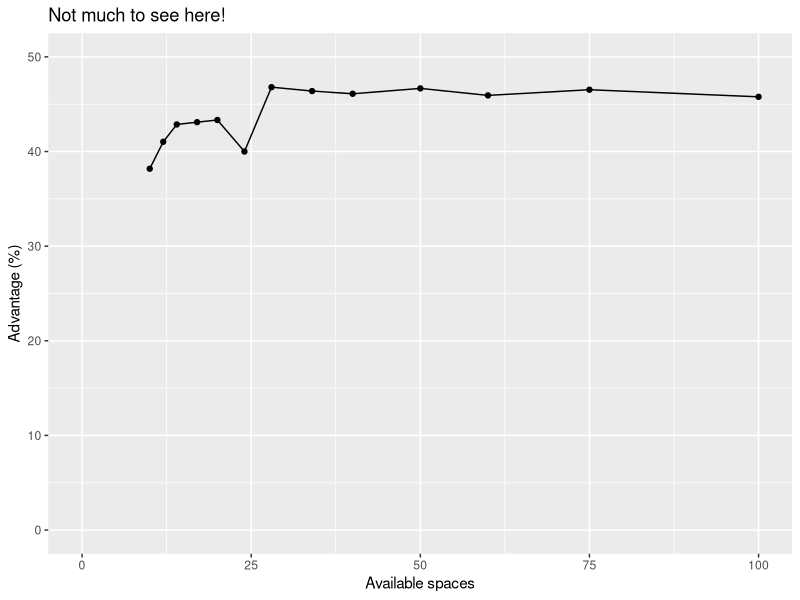
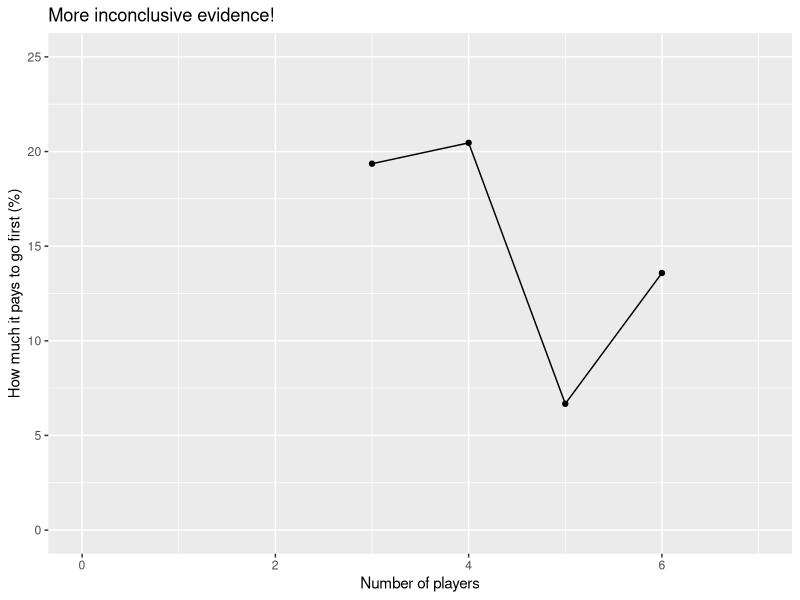

Generate these figures, in order, with R:
library(ggplot2)

df <- data.frame(spaces = c(10, 12, 14, 17, 20, 24, 28, 34, 40, 50, 60, 75, 100),
                 advantage = c(38.18, 41.03, 42.86, 43.1, 43.33, 40, 46.8, 46.39, 46.1, 46.67, 45.93, 46.53, 45.78))

ggplot(df,
       aes(x = spaces,
           y = advantage)) + 
  geom_point() +
  geom_line() +
  xlim(0, 100) + 
  ylim(0, 50) + 
  ylab("Advantage (%)") +
  xlab("Available spaces") +
  ggtitle("Not much to see here!")


df2 <- data.frame(n_players = c(3, 4, 5, 6),
                  advantage = c(41.33, 31.43, 21.43, 19.29),
                  random = c(33.33, 25, 20, 16.67))
df2$gainPct <- (1 - (df2$random / df2$advantage)) * 100

ggplot(df2,
       aes(x = n_players,
           y = gainPct)) + 
  geom_point() +
  geom_line() +
  xlim(0, 7) + 
  ylim(0, 25) + 
  ylab("How much it pays to go first (%)") +
  xlab("Number of players") +
  ggtitle("More inconclusive evidence!")
